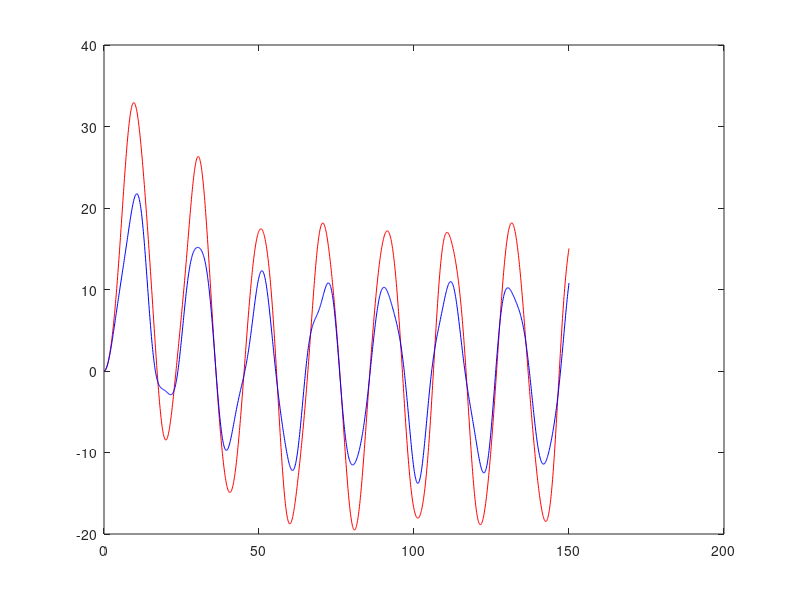
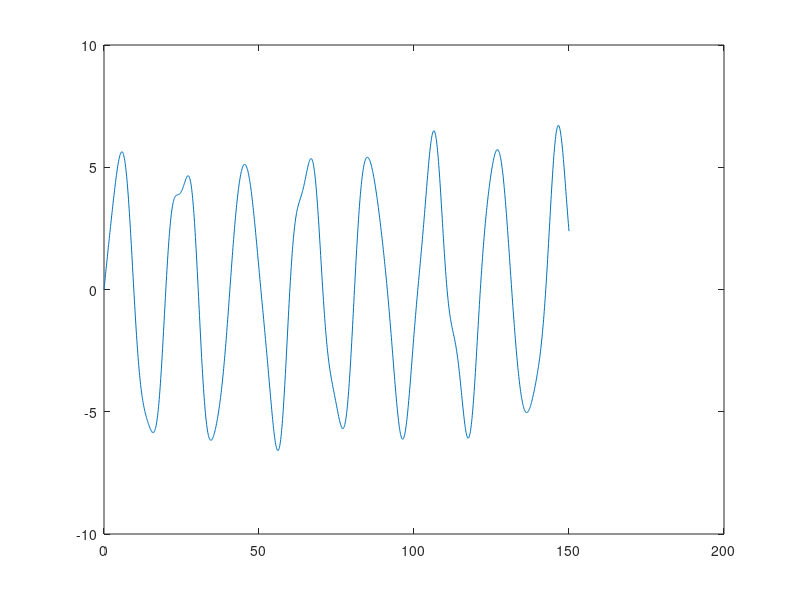

MATLAB code for these plots, in order:
function par3
  clc
  clear
  h=1/10 ;
  t=0:h:150;
  M=[4 0 0 0; 0 4 0 0; 0 0 4 0;0 0 0 4]
  K=[2 -1 0 0 ; -1 2 -1 0; 0 -1 2 -1; 0 0 -1 2]
  b=[10;5;5;5]
  g=gt(t(1));
  y0=[0;0;0;0]
  dy0=[0;0;0;0]
  
  d2y0=inv(M)*(b*g-K*y0)
  yant=y0-h*dy0+(h^2/2)*d2y0

  n=length(t);
  m=rows(y0);
  y=zeros(m,n);
  y(:,1)=y0;

  for i=1:n-1
    g=gt(t(i));
    ym=y(:,i);
    y(:,i+1)= inv(M)*(h^2)*(b*g-K*ym) + 2*ym - yant;
    yant=y(:,i);
  endfor
  #punt0 A
  figure 1
  plot(t,y(3,:),'r',t,y(4,:),'b')
  #punto B
  disp('en t=50 y es')
  disp(y(4,50))
  #punto C
  v3=Derivada(t,y(3,:),h) ;
  figure 2
  plot(t,v3);
  #punto D
  I=Integral(t,v3,h)
end

function g=gt(t)
  if t<=50
    g=(-1/50)*t+1 ;
  elseif t>50
    g=0 ;
  endif
end 
#Derivada
function df=Derivada(x,y,h)
  n=length(y);
  df=zeros(1,n);
  df(1)=-3*y(1)+4*y(2)-1*y(3);
  df(n)=3*y(n)-4*y(n-1)+1*y(n-2);
  for n=2:n-1
    df(n)=y(n+1)-y(n-1);
  endfor
  df=1/(2*h)*df;
end 
#Integral
function S=Integral(x,y,h)
  n=length(x)
  I=ones(1,n) ;
  I(1)=I(end)=1/2 ;
  S=0
  for i=1:n
    S=S+I(i)*y(i)*h ;
  end
end